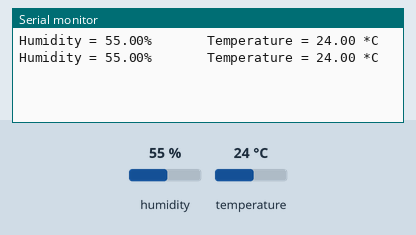
This sketch was run on a simulated Arduino Uno, built with avr-gcc and run on an emulated ATmega328P. Shown: the last lines printed to the serial monitor. The inputs (shaded band) are chosen by the test bench; at power-on: humidity 55 %, temperature 24 °C.

Above: at 2.8 s.
2.9 s: humidity set to 22 %
At 5.1 s:
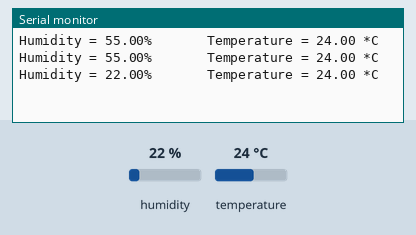
5.6 s: temperature set to 12 °C
At 7.5 s:
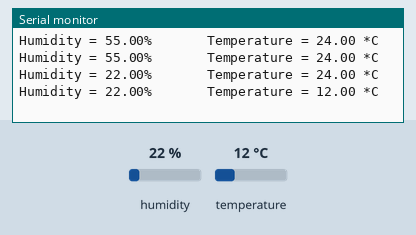
8.3 s: humidity set to 40 %
At 11.2 s:
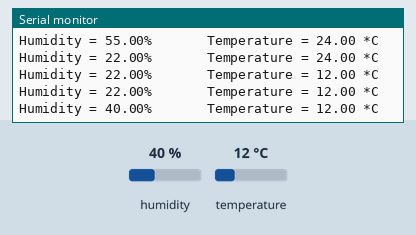
Timing chart, 0 to 12.7 s (numbered marks = the images above; inputs shaded):
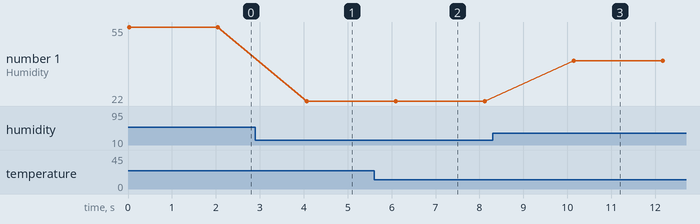

Measured:
- after the input at 2.9 s, the serial monitor: prints a new line after 1.2 s (image 1)
- after the input at 5.6 s, the serial monitor: prints a new line after 0.50 s (image 2)
- after the input at 8.3 s, the serial monitor: prints a new line after 1.8 s (image 3)
- plotted number 1: 55 → 22 after the input at 2.9 s, 22 → 40 after the input at 8.3 s

The sketch:

sketch_mar06a.ino
```cpp
#include <dht.h>
#define dataPin A0 // Defines pin number to which the sensor is connected

dht DHT; // Creats a DHT object

void setup() {
  Serial.begin(9600);
}

void loop() {
  //int readData = DHT.read11(dataPin); // Reads the data from the sensor
  DHT.read11(dataPin); // Reads the data from the sensor
  float t = DHT.temperature; // Gets the values of the temperature
  float h = DHT.humidity; // Gets the values of the humidity

  // Printing the results on the serial monitor
  //Serial.print("read Data : ");
  //Serial.println(readData);

  Serial.print("Humidity = ");
  Serial.print(h);
  Serial.print("%");
  Serial.print("       Temperature = ");
  Serial.print(t);
  Serial.println(" *C");


  delay(2000); // Delays 2 secods, as the DHT22 sampling rate is 0.5Hz
}
```
